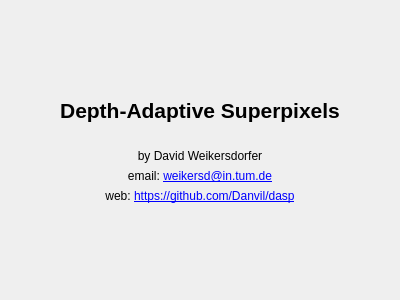
<?xml version="1.0" encoding="UTF-8"?>
<ui version="4.0">
 <class>WdgtAboutClass</class>
 <widget class="QWidget" name="WdgtAboutClass">
  <property name="geometry">
   <rect>
    <x>0</x>
    <y>0</y>
    <width>400</width>
    <height>300</height>
   </rect>
  </property>
  <property name="windowTitle">
   <string>About Depth-Adaptive Superpixels</string>
  </property>
  <layout class="QGridLayout" name="gridLayout">
   <item row="4" column="0">
    <widget class="QLabel" name="label_3">
     <property name="text">
      <string>email: &lt;a href=&quot;mailto:weikersd@in.tum.de&quot;&gt;weikersd@in.tum.de&lt;/a&gt;</string>
     </property>
     <property name="alignment">
      <set>Qt::AlignCenter</set>
     </property>
    </widget>
   </item>
   <item row="3" column="0">
    <widget class="QLabel" name="label_2">
     <property name="text">
      <string>by David Weikersdorfer</string>
     </property>
     <property name="alignment">
      <set>Qt::AlignCenter</set>
     </property>
    </widget>
   </item>
   <item row="1" column="0">
    <widget class="QLabel" name="label">
     <property name="font">
      <font>
       <pointsize>16</pointsize>
       <weight>75</weight>
       <bold>true</bold>
      </font>
     </property>
     <property name="text">
      <string>Depth-Adaptive Superpixels</string>
     </property>
     <property name="alignment">
      <set>Qt::AlignCenter</set>
     </property>
    </widget>
   </item>
   <item row="0" column="0">
    <spacer name="verticalSpacer_2">
     <property name="orientation">
      <enum>Qt::Vertical</enum>
     </property>
     <property name="sizeHint" stdset="0">
      <size>
       <width>20</width>
       <height>40</height>
      </size>
     </property>
    </spacer>
   </item>
   <item row="5" column="0">
    <widget class="QLabel" name="label_4">
     <property name="text">
      <string>&lt;html&gt;&lt;head/&gt;&lt;body&gt;&lt;p&gt;web: &lt;a href=&quot;https://github.com/Danvil/dasp&quot;&gt;&lt;span style=&quot; text-decoration: underline; color:#0000ff;&quot;&gt;https://github.com/Danvil/dasp&lt;/span&gt;&lt;/a&gt;&lt;/p&gt;&lt;/body&gt;&lt;/html&gt;</string>
     </property>
     <property name="alignment">
      <set>Qt::AlignCenter</set>
     </property>
    </widget>
   </item>
   <item row="6" column="0">
    <spacer name="verticalSpacer">
     <property name="orientation">
      <enum>Qt::Vertical</enum>
     </property>
     <property name="sizeHint" stdset="0">
      <size>
       <width>20</width>
       <height>40</height>
      </size>
     </property>
    </spacer>
   </item>
   <item row="2" column="0">
    <widget class="QLabel" name="label_5">
     <property name="text">
      <string/>
     </property>
    </widget>
   </item>
  </layout>
 </widget>
 <resources/>
 <connections/>
</ui>
